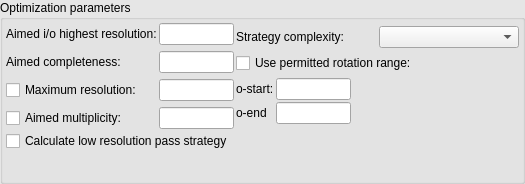
<?xml version="1.0" encoding="UTF-8"?>
<ui version="4.0">
 <class>OptimizationParametersWidgetLayout</class>
 <widget class="QWidget" name="OptimizationParametersWidgetLayout">
  <property name="geometry">
   <rect>
    <x>0</x>
    <y>0</y>
    <width>525</width>
    <height>184</height>
   </rect>
  </property>
  <property name="palette">
   <palette>
    <active>
     <colorrole role="Base">
      <brush brushstyle="SolidPattern">
       <color alpha="255">
        <red>255</red>
        <green>255</green>
        <blue>255</blue>
       </color>
      </brush>
     </colorrole>
     <colorrole role="Window">
      <brush brushstyle="SolidPattern">
       <color alpha="255">
        <red>230</red>
        <green>230</green>
        <blue>230</blue>
       </color>
      </brush>
     </colorrole>
    </active>
    <inactive>
     <colorrole role="Base">
      <brush brushstyle="SolidPattern">
       <color alpha="255">
        <red>255</red>
        <green>255</green>
        <blue>255</blue>
       </color>
      </brush>
     </colorrole>
     <colorrole role="Window">
      <brush brushstyle="SolidPattern">
       <color alpha="255">
        <red>230</red>
        <green>230</green>
        <blue>230</blue>
       </color>
      </brush>
     </colorrole>
    </inactive>
    <disabled>
     <colorrole role="Base">
      <brush brushstyle="SolidPattern">
       <color alpha="255">
        <red>230</red>
        <green>230</green>
        <blue>230</blue>
       </color>
      </brush>
     </colorrole>
     <colorrole role="Window">
      <brush brushstyle="SolidPattern">
       <color alpha="255">
        <red>230</red>
        <green>230</green>
        <blue>230</blue>
       </color>
      </brush>
     </colorrole>
    </disabled>
   </palette>
  </property>
  <property name="windowTitle">
   <string>Data path</string>
  </property>
  <layout class="QHBoxLayout">
   <property name="spacing">
    <number>0</number>
   </property>
   <property name="margin">
    <number>0</number>
   </property>
   <item>
    <widget class="QGroupBox" name="main_groupbox">
     <property name="title">
      <string>Optimization parameters</string>
     </property>
     <layout class="QHBoxLayout">
      <property name="spacing">
       <number>2</number>
      </property>
      <property name="margin">
       <number>3</number>
      </property>
      <item>
       <layout class="QVBoxLayout">
        <property name="spacing">
         <number>2</number>
        </property>
        <item>
         <layout class="QHBoxLayout">
          <property name="spacing">
           <number>2</number>
          </property>
          <item>
           <layout class="QVBoxLayout" name="vbox1">
            <item>
             <widget class="QLabel" name="aimed_i_over_sigma_label">
              <property name="text">
               <string>Aimed i/o highest resolution:</string>
              </property>
              <property name="wordWrap">
               <bool>false</bool>
              </property>
             </widget>
            </item>
            <item>
             <widget class="QLabel" name="aimed_completeness_label">
              <property name="text">
               <string>Aimed completeness:</string>
              </property>
              <property name="wordWrap">
               <bool>false</bool>
              </property>
             </widget>
            </item>
            <item>
             <widget class="QCheckBox" name="maximum_res_cbx">
              <property name="sizePolicy">
               <sizepolicy hsizetype="Preferred" vsizetype="Preferred">
                <horstretch>0</horstretch>
                <verstretch>0</verstretch>
               </sizepolicy>
              </property>
              <property name="minimumSize">
               <size>
                <width>0</width>
                <height>22</height>
               </size>
              </property>
              <property name="text">
               <string>Maximum resolution:</string>
              </property>
             </widget>
            </item>
            <item>
             <widget class="QCheckBox" name="aimed_mult_cbx">
              <property name="sizePolicy">
               <sizepolicy hsizetype="Preferred" vsizetype="Preferred">
                <horstretch>0</horstretch>
                <verstretch>0</verstretch>
               </sizepolicy>
              </property>
              <property name="minimumSize">
               <size>
                <width>0</width>
                <height>22</height>
               </size>
              </property>
              <property name="text">
               <string>Aimed multiplicity:</string>
              </property>
             </widget>
            </item>
           </layout>
          </item>
          <item>
           <layout class="QVBoxLayout" name="vbox3">
            <item>
             <widget class="QLineEdit" name="i_over_sigma_ledit">
              <property name="minimumSize">
               <size>
                <width>75</width>
                <height>0</height>
               </size>
              </property>
              <property name="maximumSize">
               <size>
                <width>75</width>
                <height>16777215</height>
               </size>
              </property>
             </widget>
            </item>
            <item>
             <widget class="QLineEdit" name="aimed_comp_ledit">
              <property name="minimumSize">
               <size>
                <width>75</width>
                <height>0</height>
               </size>
              </property>
              <property name="maximumSize">
               <size>
                <width>75</width>
                <height>16777215</height>
               </size>
              </property>
             </widget>
            </item>
            <item>
             <widget class="QLineEdit" name="maximum_res_ledit">
              <property name="minimumSize">
               <size>
                <width>75</width>
                <height>0</height>
               </size>
              </property>
              <property name="maximumSize">
               <size>
                <width>75</width>
                <height>16777215</height>
               </size>
              </property>
             </widget>
            </item>
            <item>
             <widget class="QLineEdit" name="aimed_mult_ledit">
              <property name="minimumSize">
               <size>
                <width>75</width>
                <height>0</height>
               </size>
              </property>
              <property name="maximumSize">
               <size>
                <width>75</width>
                <height>16777215</height>
               </size>
              </property>
             </widget>
            </item>
           </layout>
          </item>
          <item>
           <layout class="QVBoxLayout" name="vbox2">
            <property name="spacing">
             <number>2</number>
            </property>
            <item>
             <layout class="QHBoxLayout">
              <property name="spacing">
               <number>2</number>
              </property>
              <item>
               <widget class="QLabel" name="strat_comp_label">
                <property name="text">
                 <string>Strategy complexity:</string>
                </property>
               </widget>
              </item>
              <item>
               <widget class="QComboBox" name="start_comp_cbox"/>
              </item>
             </layout>
            </item>
            <item>
             <widget class="QCheckBox" name="permitted_range_cbx">
              <property name="text">
               <string>Use permitted rotation range:</string>
              </property>
             </widget>
            </item>
            <item>
             <layout class="QHBoxLayout" name="horizontalLayout">
              <property name="spacing">
               <number>2</number>
              </property>
              <item>
               <layout class="QVBoxLayout" name="verticalLayout_2">
                <property name="spacing">
                 <number>2</number>
                </property>
                <item>
                 <widget class="QLabel" name="phi_start_label">
                  <property name="text">
                   <string>o-start:</string>
                  </property>
                 </widget>
                </item>
                <item>
                 <widget class="QLabel" name="phi_end_label">
                  <property name="text">
                   <string>o-end</string>
                  </property>
                 </widget>
                </item>
               </layout>
              </item>
              <item>
               <layout class="QVBoxLayout" name="verticalLayout_3">
                <property name="spacing">
                 <number>2</number>
                </property>
                <item>
                 <widget class="QLineEdit" name="phi_start_ledit">
                  <property name="minimumSize">
                   <size>
                    <width>75</width>
                    <height>0</height>
                   </size>
                  </property>
                  <property name="maximumSize">
                   <size>
                    <width>75</width>
                    <height>16777215</height>
                   </size>
                  </property>
                 </widget>
                </item>
                <item>
                 <widget class="QLineEdit" name="phi_end_ledit">
                  <property name="minimumSize">
                   <size>
                    <width>75</width>
                    <height>0</height>
                   </size>
                  </property>
                  <property name="maximumSize">
                   <size>
                    <width>75</width>
                    <height>16777215</height>
                   </size>
                  </property>
                 </widget>
                </item>
               </layout>
              </item>
              <item>
               <spacer name="horizontalSpacer">
                <property name="orientation">
                 <enum>Qt::Horizontal</enum>
                </property>
                <property name="sizeHint" stdset="0">
                 <size>
                  <width>40</width>
                  <height>20</height>
                 </size>
                </property>
               </spacer>
              </item>
             </layout>
            </item>
           </layout>
          </item>
         </layout>
        </item>
        <item>
         <layout class="QHBoxLayout">
          <property name="spacing">
           <number>2</number>
          </property>
          <item>
           <widget class="QCheckBox" name="low_res_pass_cbx">
            <property name="text">
             <string>Calculate low resolution pass strategy</string>
            </property>
           </widget>
          </item>
          <item>
           <spacer name="run_number_spacer">
            <property name="orientation">
             <enum>Qt::Horizontal</enum>
            </property>
            <property name="sizeType">
             <enum>QSizePolicy::Expanding</enum>
            </property>
            <property name="sizeHint" stdset="0">
             <size>
              <width>1</width>
              <height>20</height>
             </size>
            </property>
           </spacer>
          </item>
         </layout>
        </item>
        <item>
         <spacer name="verticalSpacer">
          <property name="orientation">
           <enum>Qt::Vertical</enum>
          </property>
          <property name="sizeHint" stdset="0">
           <size>
            <width>20</width>
            <height>40</height>
           </size>
          </property>
         </spacer>
        </item>
       </layout>
      </item>
     </layout>
    </widget>
   </item>
  </layout>
 </widget>
 <layoutdefault spacing="6" margin="11"/>
 <resources/>
 <connections/>
</ui>
